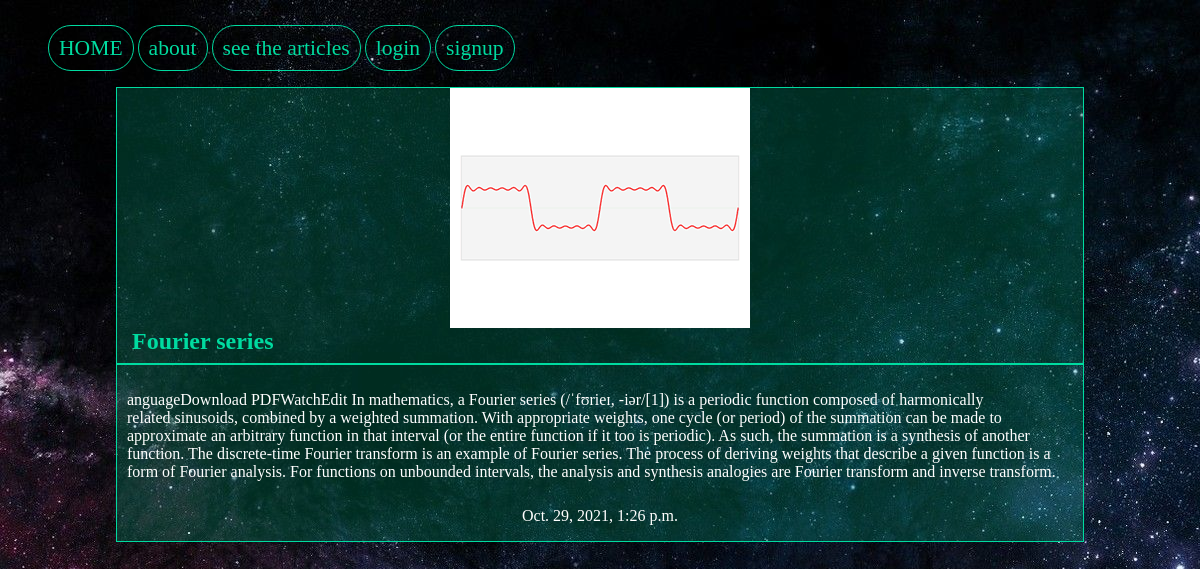
The page /articles/We on the database its author committed.
### articles/models.py (models this page shows, shortened)
class Articles(models.Model):
	title=models.CharField(max_length=100)
	slug=models.SlugField()
	body=models.TextField()
	date=models.DateTimeField(auto_now_add=True)
	image=models.ImageField(default='default.jpg',blank=True)
	author=models.ForeignKey(User,default=None,on_delete=models.CASCADE)

### articles/views.py (the view)
# urls.py: path('<slug>', views.articles_detail,name='detail'),
def articles_detail (request,slug):
    article=models.Articles.objects.get(slug=slug)
    return render(request, 'articles/article_detail.html', {'article':article})

### articles/templates/articles/article_detail.html (shortened to what this page needs)
{% extends 'base.html' %}
 {% block body %}
    <div class="article-detail">
         <div class="article">
      <img src="{{article.image.url}}" alt="">
      <h2>{{article.title}}</h2>
      <hr>
      <p class="article-body">{{article.body}}</p>
      <p class="article-date">{{article.date}}</p>
         </div>
    </div>
 {% endblock %}

### assets/style.css (style rules this page uses)
body { background-color: #0f121f; background-image:url(/static/stars.jpg); background-repeat:no-repeat; background-attachment: fixed; color:#fff; }
body * { font-famiy:arial; }
h1,h2,h3,h4,h5 { font-wight:normal; margin:0; }
.article { padding:10px; border:1px solid #00dba0; position:relative; padding-bottom:40px; background-color:rgb(0,219,160,0.2); }
.article-detail .article { padding: 0; }
.article-detail .article img { max-width:40%; display: block; margin-left: auto; margin-right:auto; }
.article-detail .article h2 { max-width:100%; margin-left:15px; color:#00dba0; }
.article-detail .article .article-date { text-align:center; }
.article-detail .article .article-body { direction:ltr; padding:10px; }
.article-detail .article hr { border: 1px solid #00dba0; }

### rows shown on the page
Articles: image (picture), title "Fourier series", body "anguageDownload PDFWatchEdit In mathematics, a Fourier series (/ˈfʊrieɪ, -iər/[1]) is a periodic function composed of harmonically related sinusoids, combined by a weighted summation. With appropriate weights, one cycle (or period) of the summation can be made to approximate an arbitrary function in that interval (or the entire function if it too is periodic). As such, the summation is a synthesis of another function. The discrete-time Fourier transform is an example of Fourier series. The process of deriving weights that describe a given function is a form of Fourier analysis. For functions on unbounded intervals, the analysis and synthesis analogies are Fourier transform and inverse…", date "Oct. 29, 2021, 1:26 p.m."
